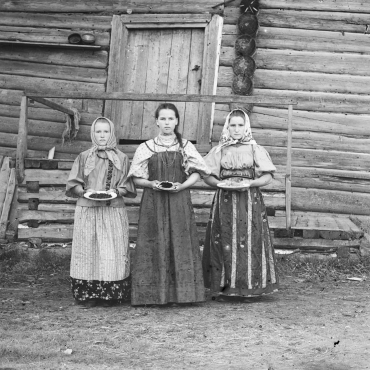
#> input picture hw1/images/prokudin-girls-red.ppm, 370 x 370 px; the run also reads 1 picture not shown here
$ jupyter execute hw1.ipynb   (shell and % lines are left out)
#> lines starting #> are read from the running program, lines starting #| are printed output that depends on the picture
# Problem set 1 : Seeing in Color

#  PROBLEM 1 : color alignment

[cell 1]
# setting up the environment

import numpy as np
import cv2  # if you don't have it, you can install it in anaconda prompt: pip install opencv-python
import matplotlib.image as mpimg
import matplotlib.pyplot as plt
import scipy
import scipy.ndimage
from imageio import imread, imsave

[cell 2]
np.random.seed(0)

[cell 3]
# reading the three color channels, and displaying them (as way as the default alignment)
red = np.array(imread('images/prokudin-girls-red.ppm',as_gray=True)/255.0)
#> red: shape (370, 370) float32; min 0.00392, max 0.98, mean 0.54
blue = np.array(imread('images/prokudin-girls-blue.ppm',as_gray=True)/255.0)
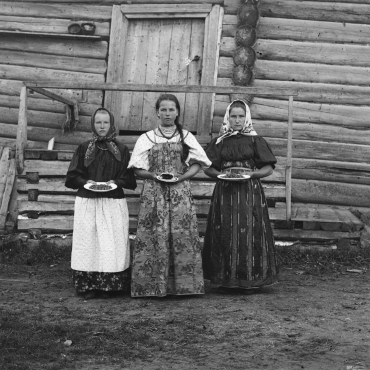
#> input picture hw1/images/prokudin-girls-blue.ppm, 370 x 370 px
#> blue: shape (370, 370) float32; min 0.0157, max 0.973, mean 0.412
green = np.array(imread('images/prokudin-girls-green.ppm',as_gray=True)/255.0)
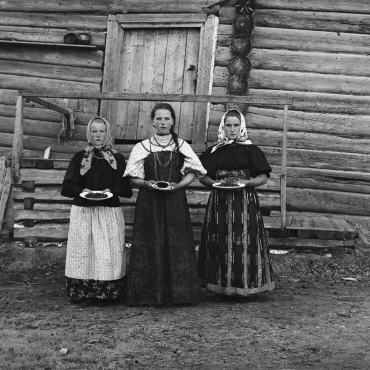
#> input picture hw1/images/prokudin-girls-green.ppm, 370 x 370 px
#> green: shape (370, 370) float32; min 0.0235, max 0.961, mean 0.382

print('Image size: %d x %d'% (blue.shape[0],blue.shape[1]))
#| Image size: 370 x 370

# right figure size will make sure the images are displayed well, without too much aliasing or blur
plt.figure(figsize=(14,7))
plt.axis('off')
plt.imshow(blue, cmap='gray')

plt.figure(figsize=(14,7))
plt.axis('off')
plt.imshow(green, cmap='gray')

plt.figure(figsize=(14,7))
plt.axis('off')
plt.imshow(red, cmap='gray')

# now try to just superimpose the three channels; you will see significant color artifacts due to misalignment
color=np.dstack((red,green,blue))
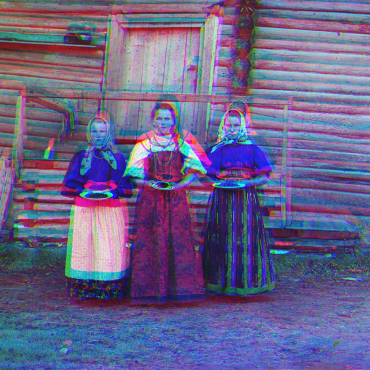
#> color: shape (370, 370, 3) float32; mean of channels 0, 1, 2 0.54, 0.382, 0.412; drawn as B, G, R
plt.figure(figsize=(14,7))
plt.axis('off')
plt.imshow(color)

Now go ahead: implement the code for searching for the optimal alignment, and test it first on the test_image where you can introduce "synthetic" shifts, and make sure you recover from them; and then the Prokudin-Gorskii image we used above, as well as the other triplet provided (the rock image), and any additonal triplets if you would like.

## 1.1.1 Naive Stacking

[cell 4]
test = np.array(imread('images/test-image.png'))
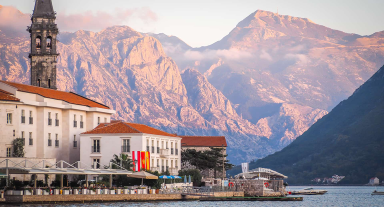
#> input picture hw1/images/test-image.png, 384 x 207 px
#> test is the input picture: shape (207, 384, 3); mean R, G, B 161.6, 147.4, 153.3
plt.figure(figsize=(14,7))
plt.axis('off')
plt.imshow(test)

[cell 5]
test_red = test[:, :, 0]
test_green = test[:, :, 1]
test_blue = test[:, :, 2]

[cell 6]
def shift_channel(channel, shift_vertical, shift_horizontal):
#> called with shift_vertical = -3, shift_horizontal = 0
    shifted = np.roll(channel, shift_vertical, axis=0)
    shifted = np.roll(shifted, shift_horizontal, axis=1)
    # zero-pad shifted out of bounds
    if shift_vertical > 0: # shift down
        shifted[:shift_vertical] = 0 # pad top
    elif shift_vertical < 0: # shift up
        shifted[shift_vertical:] = 0 # pad bottom
#> shifted: shape (207, 384); min 0, max 255, mean 158.5
    if shift_horizontal > 0: # shift right
        shifted[:, :shift_horizontal] = 0 # pad left
    elif shift_horizontal < 0: # shift left
        shifted[:, shift_horizontal:] = 0 # pad right
    return shifted

[cell 7]
SHIFT_RANGE = 15
shifts = np.random.randint(-SHIFT_RANGE, SHIFT_RANGE + 1, 4)
# green is unchanged
test_red_shifted = shift_channel(test_red, shifts[0], shifts[1])
test_blue_shifted = shift_channel(test_blue, shifts[2], shifts[3])
shifts

[cell 8]
naive = np.dstack([
    test_red_shifted,
    test_green,
    test_blue_shifted
])
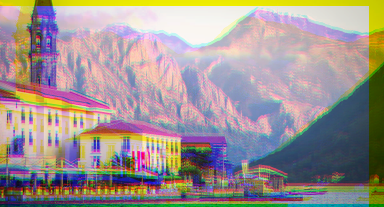
#> naive: shape (207, 384, 3); mean R, G, B 158.5, 147.4, 144.8

[cell 9]
# side by side comparison of RGB
f, ax = plt.subplots(1, 3, figsize=(14, 7))
ax[0].imshow(test_red_shifted, cmap='gray')
ax[1].imshow(test_green, cmap='gray')
ax[2].imshow(test_blue_shifted, cmap='gray')
for a in ax:
    a.axis('off')

[cell 10]
plt.figure(figsize=(14,7))
plt.axis('off')
plt.imshow(naive)

## 1.1.2 SSD

[cell 11]
def align_channel_SSD(canonical, channel, search_range):
#> called with search_range = 15
    best_score = np.inf # discrepancy
    ret = None
    for vert in range(-search_range, search_range + 1):
        for horiz in range(-search_range, search_range + 1):
            shifted = shift_channel(channel, vert, horiz)
            score = ((canonical - shifted) ** 2).sum()
            if score < best_score:
                best_score = score
                ret = (vert, horiz)
#> after the loop, best_score = 7431618; ret = (0, 1)
    return ret

[cell 12]
align_channel_SSD(test_green, test_red_shifted, SHIFT_RANGE), \
align_channel_SSD(test_green, test_blue_shifted, SHIFT_RANGE)
#> Out = ((0, 1), (-6, 15))

[cell 13]
def reconstruct_SSD(red, green, blue):
    # use green as canonical
    offsets_red = align_channel_SSD(green, red, SHIFT_RANGE)
#> the loop in align_channel_SSD (call 3), `for vert in range(-search_range, search_range + 1):` made 31 passes
#> pass 1, in shift_channel (call 1931), `shifted = np.roll(shifted, shift_horizontal, axis=1)`:
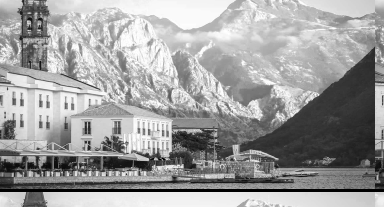
#> shifted: shape (207, 384); min 0, max 255, mean 158.5
#> offsets_red = (0, 1)
    offsets_blue = align_channel_SSD(green, blue, SHIFT_RANGE)
#> offsets_blue = (-6, 15)
    aligned_red = shift_channel(red, *offsets_red)
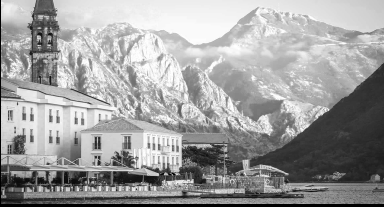
#> aligned_red: shape (207, 384); min 0, max 255, mean 158.2
    aligned_blue = shift_channel(blue, *offsets_blue)
    ret = np.dstack([
        aligned_red, green, aligned_blue
    ])
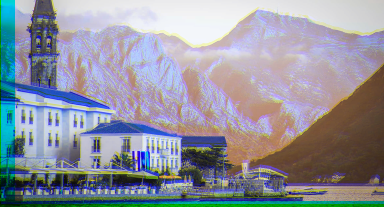
#> ret: shape (207, 384, 3); mean of channels 0, 1, 2 158.2, 147.4, 144.8; drawn as B, G, R
    return ret

[cell 14]
res_SSD = reconstruct_SSD(test_red_shifted,
                          test_green,
                          test_blue_shifted)

[cell 15]
plt.figure(figsize=(14,7))
plt.axis('off')
plt.imshow(res_SSD)

## 1.1.3 NCC

[cell 16]
def align_channel_NCC(canonical, channel, search_range):
#> called with search_range = 15
    best_score = 0 # similarity
    ret = None
    norm_canonical = canonical / np.linalg.norm(canonical)
    for vert in range(-search_range, search_range + 1):
        for horiz in range(-search_range, search_range + 1):
            shifted = shift_channel(channel, vert, horiz)
            norm_shifted = shifted / np.linalg.norm(shifted)
            score = np.inner(norm_canonical, norm_shifted).sum()
            if score > best_score:
                best_score = score
                ret = (vert, horiz)
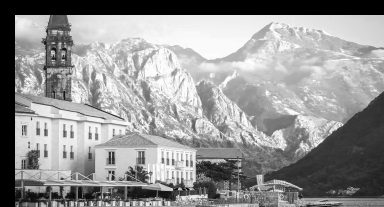
#> shifted: shape (207, 384); min 0, max 255, mean 148.2
#> after the loop, best_score = 181.1; ret = (0, 0)
    return ret

[cell 17]
align_channel_NCC(test_green, test_red_shifted, SHIFT_RANGE), \
align_channel_NCC(test_green, test_blue_shifted, SHIFT_RANGE)
#> the loop in align_channel_NCC (call 2), `for vert in range(-search_range, search_range + 1):` made 31 passes
#> pass 1, in shift_channel (call 4820), `shifted = np.roll(shifted, shift_horizontal, axis=1)`:
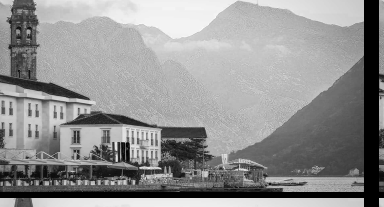
#> shifted: shape (207, 384); min 0, max 251, mean 144.8
#> Out = ((0, 0), (-2, 0))

[cell 18]
def reconstruct_NCC(red, green, blue):
    # use green as canonical
    offsets_red = align_channel_NCC(green, red, SHIFT_RANGE)
#> offsets_red = (0, 0)
    offsets_blue = align_channel_NCC(green, blue, SHIFT_RANGE)
#> offsets_blue = (-2, 0)
    aligned_red = shift_channel(red, *offsets_red)
    aligned_blue = shift_channel(blue, *offsets_blue)
    ret = np.dstack([
        aligned_red, green, aligned_blue
    ])
    return ret

[cell 19]
res_NCC = reconstruct_NCC(test_red_shifted,
                          test_green,
                          test_blue_shifted)

[cell 20]
plt.figure(figsize=(14,7))
plt.axis('off')
plt.imshow(res_NCC)

[cell 21]
# side by side comparison
f, ax = plt.subplots(2, 2, figsize=(14, 7))
ax[0, 0].imshow(test)
ax[0, 0].title.set_text('original')
ax[0, 1].imshow(naive)
ax[0, 1].title.set_text('naive')
ax[1, 0].imshow(res_SSD)
ax[1, 0].title.set_text('SSD')
ax[1, 1].imshow(res_NCC)
ax[1, 1].title.set_text('NCC')
for a in ax.flatten():
    a.axis('off')
